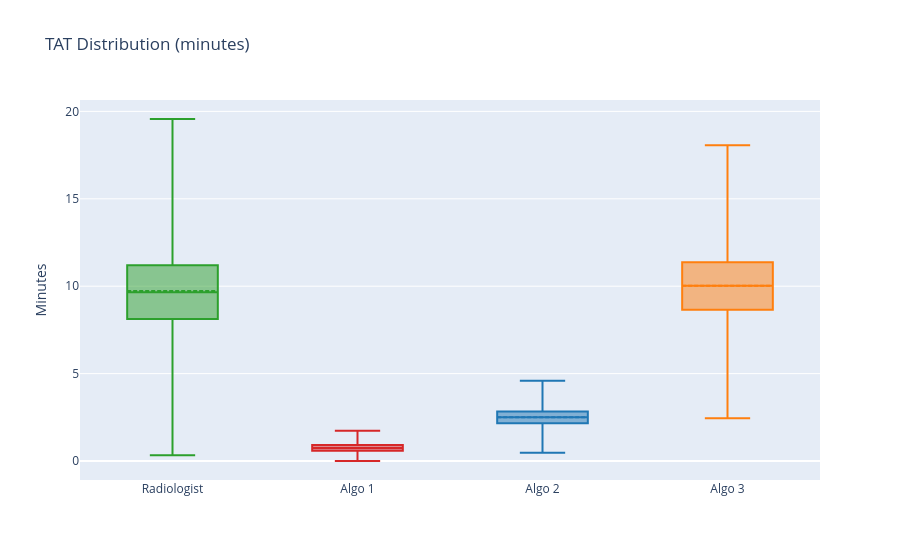

Notebook code cell kept with this figure:
### Markdown cell above
## Tab 2 — Timelines

### Code cell
duration_df = compute_duration_df(filtered_df)
print(f"Valid TAT rows: {len(duration_df):,}")
if duration_df.empty:
    print("No valid TAT rows.")
else:
    tat_long = duration_df.melt(var_name="Entity", value_name="Minutes")
    tat_means = duration_df.mean()
    fig_box = px.box(tat_long, x="Entity", y="Minutes", color="Entity", color_discrete_map=COLOR_MAP, title="TAT Distribution (minutes)", points=False)
    for trace in fig_box.data:
        trace.boxmean = True
        trace.hovertemplate = f"<b>{trace.name}</b><br>Mean: {tat_means[trace.name]:.2f} min<br>Median: %{{median:.2f}} min<extra></extra>"
    fig_box.update_layout(showlegend=False, xaxis_title="")
    fig_box.show()
    display(pd.DataFrame({"Entity": duration_df.columns, "Mean (min)": duration_df.mean().round(2).values, "Median (min)": duration_df.median().round(2).values}))
    tat_dot_plot(duration_df).show()
    tat_win_count_chart(duration_df).show()
    fig_clin, mean_gap, median_gap = tat_clinical_gap_chart(duration_df)
    print(f"Mean gap (Rad − Algo 3): {mean_gap:.2f} min | Median: {median_gap:.2f} min")
    fig_clin.show()

### Figure 1 — Plotly figure (JSON) as saved in the notebook; plotly's stock layout.template omitted (floating-point values rounded to 4 significant figures; data arrays with more than 128 entries replaced by an {"elided": "..."} marker saying what was removed)
{"data": [{"alignmentgroup": "True", "boxmean": true, "boxpoints": false, "hovertemplate": "<b>Radiologist</b><br>Mean: 9.73 min<br>Median: %{median:.2f} min<extra></extra>", "legendgroup": "Radiologist", "marker": {"color": "#2ca02c"}, "name": "Radiologist", "notched": false, "offsetgroup": "Radiologist", "orientation": "v", "showlegend": true, "type": "box", "x": {"elided": "19982 str values"}, "x0": " ", "xaxis": "x", "y": {"elided": "19982 float values"}, "y0": " ", "yaxis": "y"}, {"alignmentgroup": "True", "boxmean": true, "boxpoints": false, "hovertemplate": "<b>Algo 1</b><br>Mean: 0.75 min<br>Median: %{median:.2f} min<extra></extra>", "legendgroup": "Algo 1", "marker": {"color": "#d62728"}, "name": "Algo 1", "notched": false, "offsetgroup": "Algo 1", "orientation": "v", "showlegend": true, "type": "box", "x": {"elided": "19982 str values"}, "x0": " ", "xaxis": "x", "y": {"elided": "19982 float values"}, "y0": " ", "yaxis": "y"}, {"alignmentgroup": "True", "boxmean": true, "boxpoints": false, "hovertemplate": "<b>Algo 2</b><br>Mean: 2.50 min<br>Median: %{median:.2f} min<extra></extra>", "legendgroup": "Algo 2", "marker": {"color": "#1f77b4"}, "name": "Algo 2", "notched": false, "offsetgroup": "Algo 2", "orientation": "v", "showlegend": true, "type": "box", "x": {"elided": "19982 str values"}, "x0": " ", "xaxis": "x", "y": {"elided": "19982 float values"}, "y0": " ", "yaxis": "y"}, {"alignmentgroup": "True", "boxmean": true, "boxpoints": false, "hovertemplate": "<b>Algo 3</b><br>Mean: 10.02 min<br>Median: %{median:.2f} min<extra></extra>", "legendgroup": "Algo 3", "marker": {"color": "#ff7f0e"}, "name": "Algo 3", "notched": false, "offsetgroup": "Algo 3", "orientation": "v", "showlegend": true, "type": "box", "x": {"elided": "19982 str values"}, "x0": " ", "xaxis": "x", "y": {"elided": "19982 float values"}, "y0": " ", "yaxis": "y"}], "layout": {"boxmode": "overlay", "legend": {"title": {"text": "Entity"}, "tracegroupgap": 0}, "showlegend": false, "title": {"text": "TAT Distribution (minutes)"}, "xaxis": {"anchor": "y", "categoryarray": ["Radiologist", "Algo 1", "Algo 2", "Algo 3"], "categoryorder": "array", "domain": [0.0, 1.0], "title": {"text": ""}}, "yaxis": {"anchor": "x", "domain": [0.0, 1.0], "title": {"text": "Minutes"}}}}
